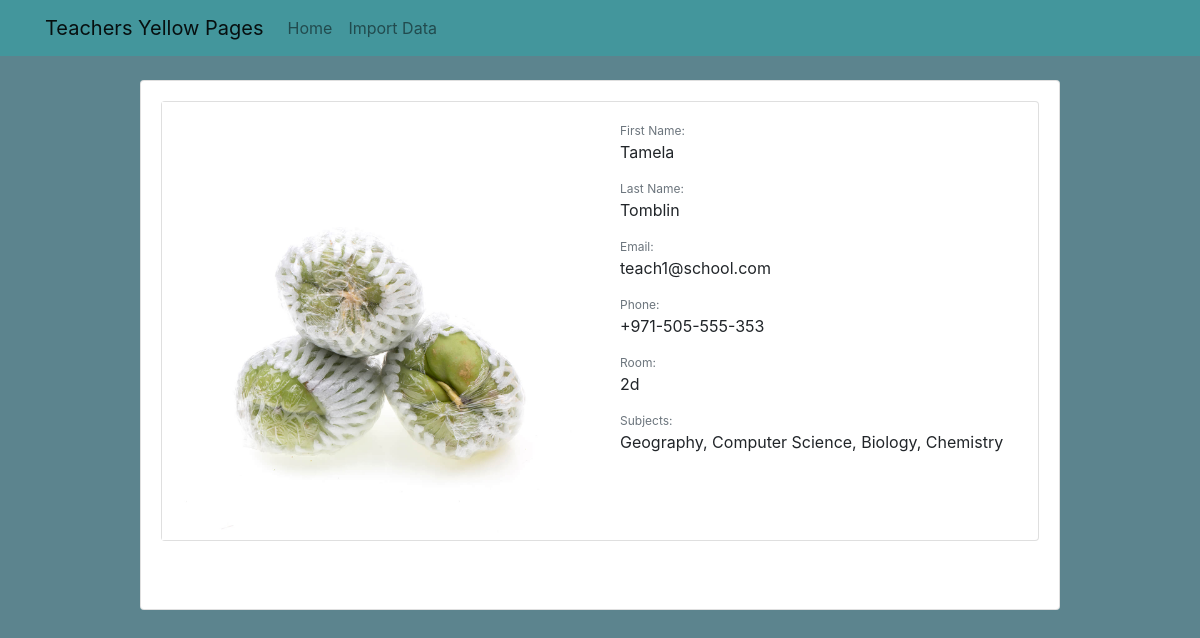
The page /317/ on the database its author committed.
### directory/models.py (models this page shows, shortened)
class Teacher(models.Model):
    first_name = models.CharField(max_length=200)
    last_name = models.CharField(max_length=200)
    image = models.ImageField(null=True, default='media/default.jpg', upload_to='media/profile_pics')
    email = models.EmailField(unique=True)
    phone = models.CharField(max_length=15)
    room = models.CharField(max_length=200)
    subjects = models.CharField(max_length=200)

### directory/views.py (the view)
# urls.py: path('<int:id>/', TeacherDetailView.as_view(), name='detail'),
class TeacherDetailView(DetailView):
    model = Teacher
    def get_object(self):
        id_ = self.kwargs.get("id")
        return get_object_or_404(Teacher, id=id_)

### templates/directory/teacher_detail.html (shortened to what this page needs)
{% extends 'base.html' %}
{% load static %}
{% get_media_prefix as MEDIA_URL %}
{% block content %}
<div class="card mb-5">
	<div class="row no-gutters">
		<div class="col-md-6">
			{% if object.image %}
			<img class="img-fluid" src="{{ object.image.url }}" alt="{{ object.first_name }} {{ object.last_name }}">
			{% else %}
			<img class="img-fluid" src="{{ MEDIA_URL }} default.jpg">
			{% endif %}
		</div>
		<div class="card-body">
			<p class="text-muted mb-0" style="font-size: 12px">First Name:</p>
			<p>{{ object.first_name }}</p>
			<p class="text-muted mb-0" style="font-size: 12px">Last Name:</p>
			<p>{{ object.last_name }}</p>
			<p class="text-muted mb-0" style="font-size: 12px">Email:</p>
			<p>{{ object.email }} </p>
			<p class="text-muted mb-0" style="font-size: 12px">Phone:</p>
			<p>{{ object.phone }} </p>
			<p class="text-muted mb-0" style="font-size: 12px">Room:</p>
			<p>{{ object.room }} </p>
			<p class="text-muted mb-0" style="font-size: 12px">Subjects:</p>
			<p>{{ object.subjects }} </p>
		</div>
	</div>
</div>
{% endblock %}

### static/style.css (style rules this page uses)
body { background-color: #5c848e; }

### rows shown on the page
Teacher: image (picture), first_name "Tamela", last_name "Tomblin", email "teach1@school.com", phone "+971-505-555-353", room "2d", subjects "Geography, Computer Science, Biology, Chemistry"
